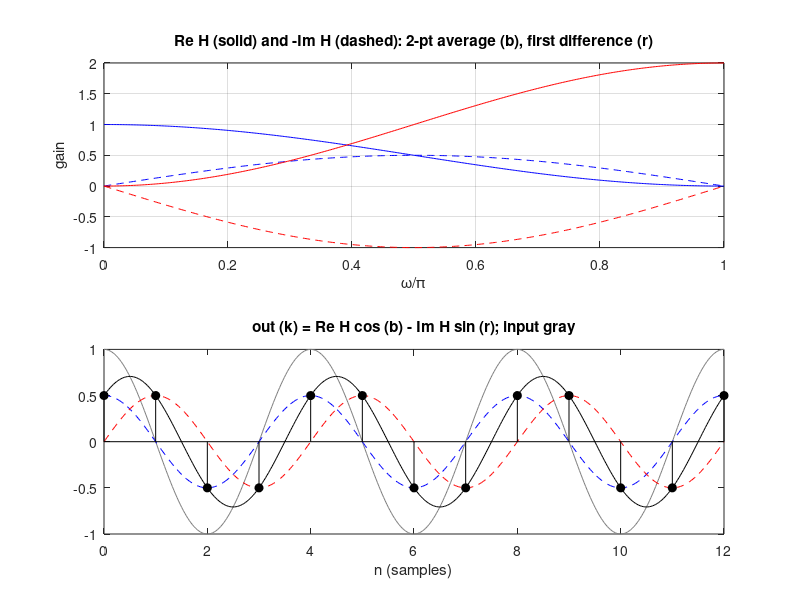

Here is the MATLAB script that generated this plot:
%% m03_lti_eigenfunctions.m
% Purpose : show that sinusoids pass through an LTI filter at the same
%           frequency, scaled by |H| and shifted by angle(H); measure the
%           in-phase and quadrature gains by least squares and compare them
%           with Re H and -Im H; show a complex phasor coming out as H times
%           itself; show that a squarer (nonlinear) creates new frequencies.
% Change  : the filters in hs, the test frequencies ws.
% Expect  : measured in-phase gain = Re H and quadrature gain = -Im H to
%           ~1e-15; for [1/2 1/2] at w = pi/2: 0.5 and 0.5 (H = 0.5 - 0.5j,
%           -45 deg). The squarer output has lines only at 0 and 2*w0.
clear; close all; rng(1);

hs    = {[0.5 0.5], ones(1,3)/3, [1 -1], 0.2*0.8.^(0:79)};
names = {'2-pt average', '3-pt average', 'first difference', 'one-pole a=0.8 (80 taps)'};
ws    = [0.1 0.25 0.5 0.75] * pi;          % rad/sample
n     = 0:399;                              % sample index
Hof   = @(h, w) sum(h .* exp(-1j * w * (0:numel(h)-1)));

%% Cosine in: fit y = a cos(wn) + b sin(wn) on the steady-state part
fprintf('%-26s %6s %9s %9s %9s %9s %8s %8s\n', 'filter', 'w/pi', 'Re H', 'a(fit)', '-Im H', 'b(fit)', '|H|', 'angH');
maxerr = 0;
for i = 1:numel(hs)
    h = hs{i}; M = numel(h);
    for w = ws
        x = cos(w * n);
        y = filter(h, 1, x);                % causal FIR, zero initial state
        keep = n >= M;                      % drop the start-up transient
        A = [cos(w * n(keep)).', sin(w * n(keep)).'];
        ab = A \ y(keep).';
        H = Hof(h, w);
        maxerr = max([maxerr, abs(ab(1) - real(H)), abs(ab(2) + imag(H))]);
        fprintf('%-26s %6.2f %9.4f %9.4f %9.4f %9.4f %8.4f %7.1f\n', names{i}, w/pi, ...
                real(H), ab(1), -imag(H), ab(2), abs(H), angle(H)*180/pi);
    end
end
fprintf('max |fit - prediction| over all cases: %.1e\n', maxerr);

%% Complex phasor in: y./x is the constant H (the eigenvalue)
h = [0.5 0.5]; w = pi/2;
x = exp(1j * w * n); y = filter(h, 1, x);
ratio = y(3:end) ./ x(3:end);
fprintf('phasor in, [1/2 1/2], w = pi/2: mean(y/x) = %s, std(y/x) = %.1e, H = %s\n', ...
        num2str(mean(ratio), 4), std(ratio), num2str(Hof(h, w), 4));
yb = filter(h, 1, cos(w*(-1:6)));          % x(-1) = 0 is included, so y(0..6) is exact
fprintf('  cos(pi n/2) in, n = 0..6: y = %s\n', mat2str(round(yb(2:end)*1e4)/1e4));

%% Nonlinear system: squarer creates DC and 2*w0
N = 200; w0 = 0.3*pi;                       % w0 on DFT bin 30 of 200
xs = cos(w0 * (0:N-1));
S1 = abs(fft(xs)) / N; S2 = abs(fft(xs.^2)) / N;
fprintf('cos(w0 n), w0 = 0.3 pi: |DFT|/N at bins 0, 30, 60: input %.3f %.3f %.3f, squared %.3f %.3f %.3f\n', ...
        S1(1), S1(31), S1(61), S2(1), S2(31), S2(61));
fprintf('  (squared: 1/2 at DC and 1/4 at +-2w0, i.e. cos^2 = 1/2 + 1/2 cos 2w0 n)\n');

%% Figures
wg = linspace(0, pi, 400);
figure('Name', 'Re H and Im H');
subplot(2,1,1);
H1 = arrayfun(@(v) Hof([0.5 0.5], v), wg); H3 = arrayfun(@(v) Hof([1 -1], v), wg);
plot(wg/pi, real(H1), 'b', wg/pi, -imag(H1), 'b--', wg/pi, real(H3), 'r', wg/pi, -imag(H3), 'r--');
xlabel('\omega/\pi'); ylabel('gain');
title('Re H (solid) and -Im H (dashed): 2-pt average (b), first difference (r)'); grid on;
subplot(2,1,2);
h = [0.5 0.5]; w = pi/2; nn = 0:12; tt = linspace(0, 12, 400); H = Hof(h, w);
plot(tt, cos(w*tt), 'Color', [0.5 0.5 0.5]); hold on;
plot(tt, real(H)*cos(w*tt), 'b--', tt, -imag(H)*sin(w*tt), 'r--', tt, abs(H)*cos(w*tt + angle(H)), 'k');
stem(nn, abs(H)*cos(w*nn + angle(H)), 'k', 'filled'); hold off;
xlabel('n (samples)'); title('out (k) = Re H cos (b) - Im H sin (r); input gray');
